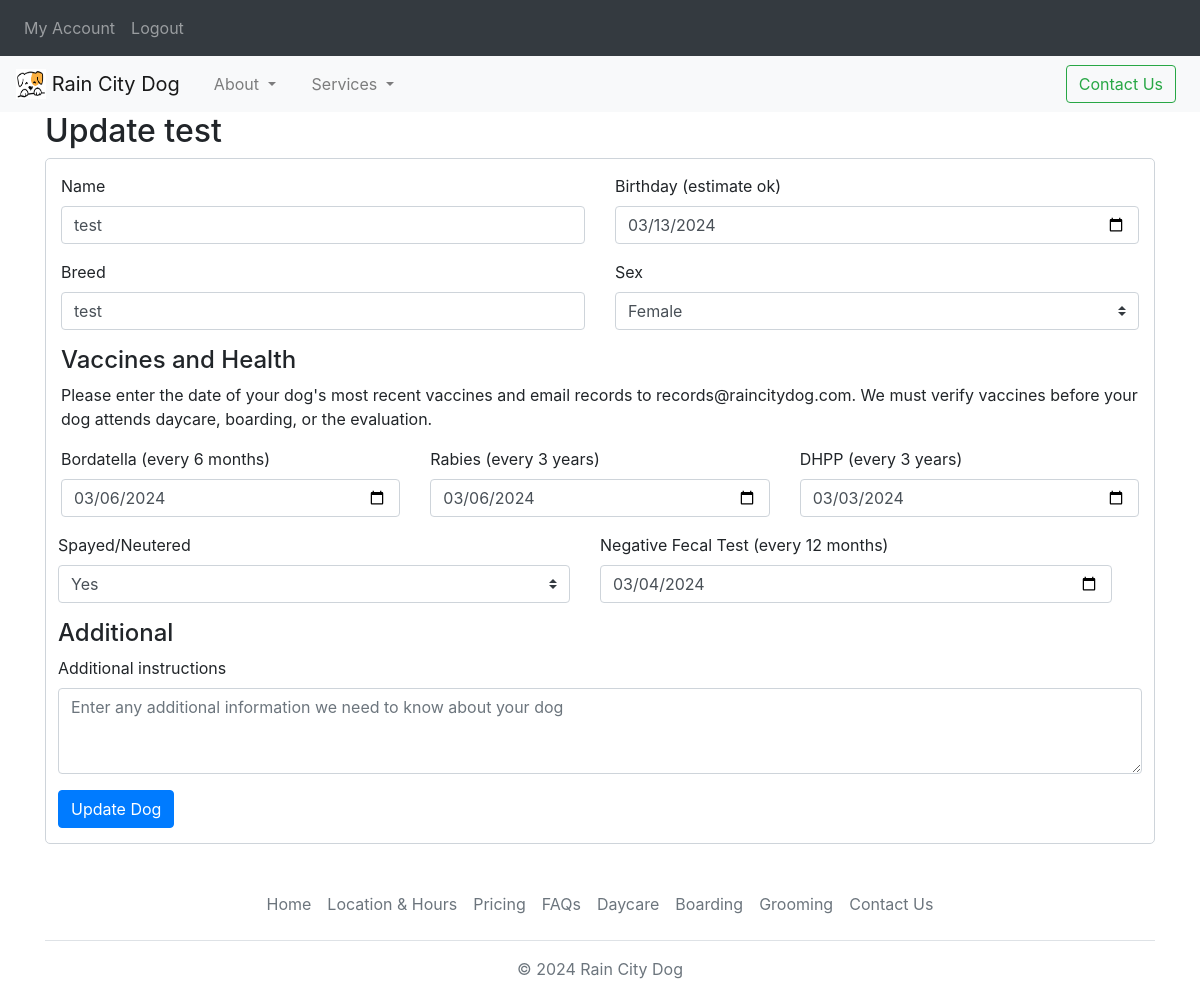
Before: /update-dog/11 (signed in) with the older database file.
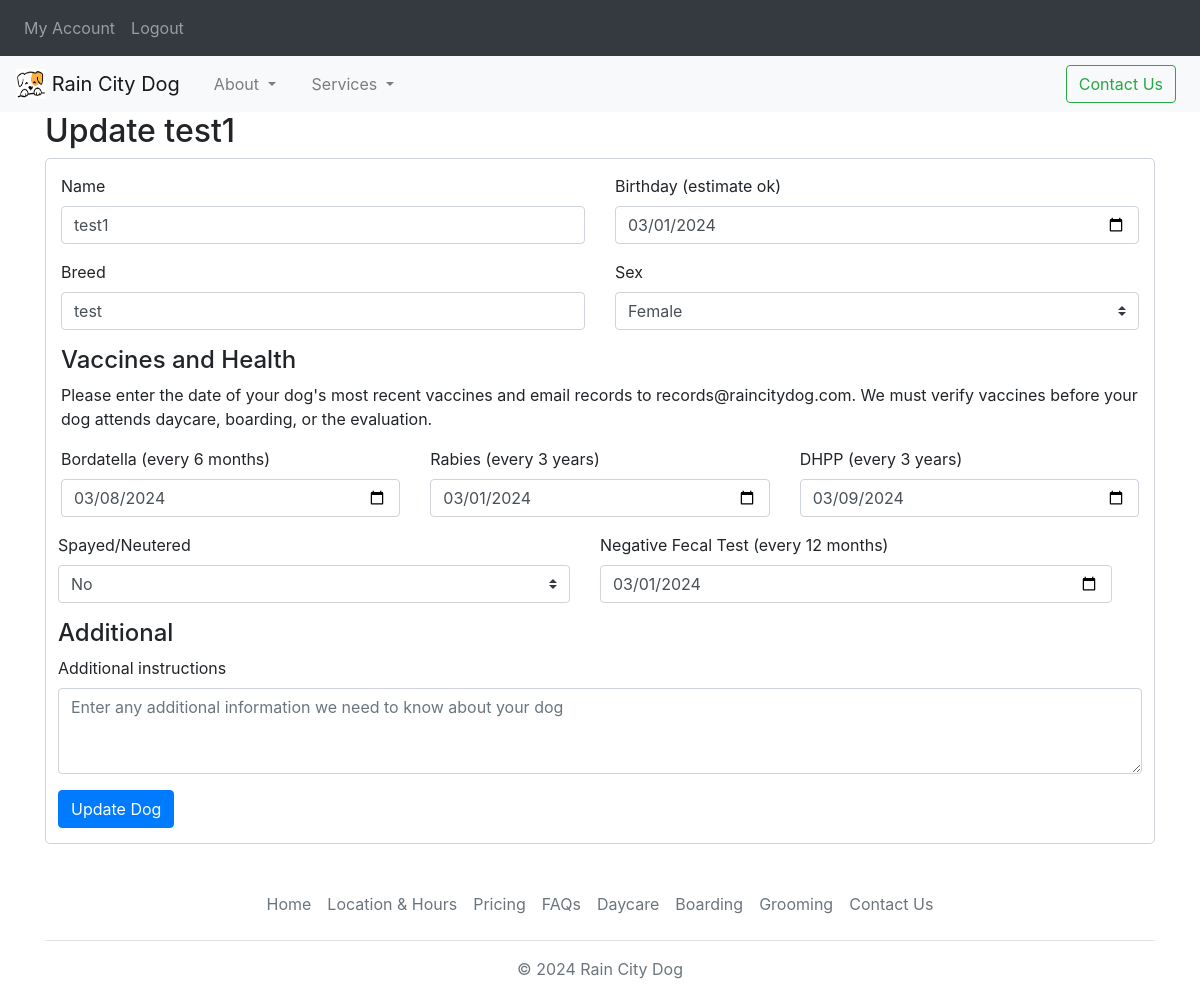
After: the same page with the newer database file.
### website/models.py (models this page shows)
class Dog(db.Model):
    id = db.Column(db.Integer, primary_key=True)
    user_id = db.Column(db.Integer, db.ForeignKey('user.id'))
    name = db.Column(db.String(150))
    birthday = db.Column(db.Date)
    breed = db.Column(db.String(75))
    sex = db.Column(db.String(10))
    bordatella = db.Column(db.Date)
    rabies = db.Column(db.Date)
    dhpp = db.Column(db.Date)
    altered = db.Column(db.String(5))
    fecal_test = db.Column(db.Date)
    notes = db.Column(db.String(10000))

### website/views.py (the view, shortened to what this page needs)
@views.route('/update-dog/<int:dog_id>', methods=['GET', 'POST'])
@login_required
def update_dog(dog_id):
    dog = Dog.query.get_or_404(dog_id)
    return render_template('update_dog.html', dog=dog, user=current_user)

### website/__init__.py (called while the page is built)
def create_app():
    app = Flask(__name__)
    app.config['SECRET_KEY'] = 'sadkljfas asksldl'
    app.config['SQLALCHEMY_DATABASE_URI'] = f'sqlite:///{DB_NAME}'
    db.init_app(app)
    from .views import views
    from .auth import auth
    from .models import User, Dog
    app.register_blueprint(views, url_prefix='/')
    app.register_blueprint(auth, url_prefix='/')
    with app.app_context():
        db.create_all()
    login_manager = LoginManager()
    login_manager.login_view = 'auth.login'
    login_manager.init_app(app)
    @login_manager.user_loader
    def load_user(id):
        return User.query.get(int(id))
    return app

### website/templates/update_dog.html (shortened to what this page needs)
{% extends "base.html" %}
{% block content%}
     <h2>Update {{dog.name}}</h2>
  <form class="form-newdog" method="POST" enctype="multipart/form-data">
    <div class="row">
    <div class="col">
  <div class="form-group">
    <label for="name">Name</label>
    <input type="text" class="form-control" id="name" name="name" placeholder="Enter your dog's name" value="{{ dog.name }}" required>
  </div>
    </div>
    <div class="col">
      <div class="form-group">
    <label for="birthday">Birthday (estimate ok)</label>
    <input type="date" class="form-control" id="birthday" name="birthday" value="{{ dog.birthday }}" required>
  </div>
    </div>
    </div>
      <div class="row">
    <div class="col">
    <div class="form-group">
    <label for="breed">Breed</label>
    <input type="text" class="form-control" id="breed" name="breed" placeholder="Enter your dog's breed" value="{{ dog.breed }}" required>
  </div>
    </div>
    <div class="col">
  <div class="form-group">
    <label for="sex">Sex</label>
       <select class="custom-select" id="sex" name="sex" required>
         <option value="female" {% if dog.sex =="female" %} selected {% endif %}>Female</option>
      </select>
  </div>
    </div>
      </div>
    <h4>Vaccines and Health</h4>
    <p>Please enter the date of your dog's most recent vaccines and email records to records@raincitydog.com. We must verify vaccines before your dog attends daycare, boarding, or the evaluation. </p>
    <div class="row">
    <div class="col">
    <div class="form-group">
    <label for="bordatella">Bordatella (every 6 months)</label>
    <input type="date" class="form-control" id="bordatella" name="bordatella" value="{{ dog.bordatella }}" required>
  </div>
    </div>
    <div class="col">
    <div class="form-group">
    <label for="rabies">Rabies (every 3 years)</label>
    <input type="date" class="form-control" id="rabies" name="rabies" value="{{ dog.rabies }}" required>
  </div>
    </div>
    <div class="col">
    <div class="form-group">
    <label for="dhpp">DHPP (every 3 years)</label>
    <input type="date" class="form-control" id="dhpp" name="dhpp" value="{{ dog.dhpp }}" required>
  </div>
    </div>
    <div class="row">
    <div class="col">
    <div class="form-group">
    <label for="altered">Spayed/Neutered</label>
      <select class="custom-select" id="altered" name="altered" required>
          <option value="true" {% if dog.altered == "true" %} selected {% endif %}>Yes</option>
          <option value="false" {% if dog.altered == "false" %} selected {% endif %}>No</option>
      </select>
    </div>
    </div>
    <div class="col">
     <div class="form-group">
    <label for="fecalTest">Negative Fecal Test (every 12 months)</label>
    <input type="date" class="form-control" id="fecalTest" name="fecalTest" value="{{ dog.fecal_test }}" required>
  </div>
    </div>
    </div>
    <h4>Additional</h4>
    <div class="form-group">
    <label for="notes">Additional instructions</label>
    <textarea class="form-control" id="notes" name="notes" placeholder="Enter any additional information we need to know about your dog" rows="3"></textarea>
  </div>
    <div align="left">
    <button type="submit" class="btn btn-primary">Update Dog</button>
  </div>
    </div>
</form>
{% endblock %}

### website/templates/base.html (shortened to what this page needs)
<!DOCTYPE html>
<html>
  <head>
    <link href="https://cdn.jsdelivr.net/npm/bootstrap@5.3.2/dist/css/bootstrap.min.css"
          rel="stylesheet"
>
      <link rel="stylesheet" href="https://stackpath.bootstrapcdn.com/bootstrap/4.3.1/css/bootstrap.min.css">
    <link rel="stylesheet" href="./static/styles.css" />
    <nav class="navbar navbar-expand-lg navbar-dark bg-dark">
      <div class="collapse navbar-collapse" id="navbar">
        <div class="navbar-nav">
          {% if user.is_authenticated %}
          <a class="nav-item nav-link" id="home" href="/home"><span>My Account</span></a>
          <a class="nav-item nav-link" id="logout" href="/logout">Logout</a>
          {% else %}
          <span><a class="nav-item nav-link" id="signUp" href="/sign-up">New Customer</a></span>
          <span><a class="nav-item nav-link" id="login" href="/login"><span>Login</span></a></span>
          {% endif %}
        </div>
      </div>
    </nav>
  <nav class="navbar navbar-expand-lg navbar-light bg-light">
  <a class="navbar-brand" href="/"> <img src="/static/img/logo2.png" width="30" height="30" class="d-inline-block align-top" alt="logo">
    Rain City Dog</a>
  <div class="collapse navbar-collapse" id="navbarSupportedContent">
    <ul class="navbar-nav mr-auto">
      <li class="nav-item dropdown">
        <a class="nav-link dropdown-toggle" href="#" id="navbarDropdown" role="button" data-toggle="dropdown" aria-haspopup="true" aria-expanded="false">
          About
        </a>
      </li>
      <li class="nav-item dropdown">
        <a class="nav-link dropdown-toggle" href="#" id="navbarDropdown" role="button" data-toggle="dropdown" aria-haspopup="true" aria-expanded="false">
          Services
        </a>
      </li>
    </ul>
    <a href="/contact.html"><span class="btn btn-outline-success me-2"> Contact Us</span></a>
  </div>
</nav>
    <div class="container">{% block content %} {% endblock %}</div>
<div class="container">
  <footer class="py-3 my-4">
    <ul class="nav justify-content-center border-bottom pb-3 mb-3">
      <li class="nav-item"><a href="/" class="nav-link px-2 text-muted">Home</a></li>
      <li class="nav-item"><a href="/location.html" class="nav-link px-2 text-muted">Location & Hours</a></li>
      <li class="nav-item"><a href="/pricing.html" class="nav-link px-2 text-muted">Pricing</a></li>
      <li class="nav-item"><a href="/faq.html" class="nav-link px-2 text-muted">FAQs</a></li>
      <li class="nav-item"><a href="/daycare.html" class="nav-link px-2 text-muted">Daycare</a></li>
      <li class="nav-item"><a href="/boarding.html" class="nav-link px-2 text-muted">Boarding</a></li>
      <li class="nav-item"><a href="/grooming.html" class="nav-link px-2 text-muted">Grooming</a></li>
        <li class="nav-item"><a href="/contact.html" class="nav-link px-2 text-muted">Contact Us</a></li>
    </ul>
    <p class="text-center text-muted">© 2024 Rain City Dog</p>
  </footer>
</div>
  </body>
</html>

### website/static/styles.css (style rules this page uses)
nav { background-color: white; }
nav ul li a { color: #a9a9a9; font-size: 22px; margin: auto 10px; }

Changed rows visible on the page:
changed Dog "test": name "test" → "test1"; birthday "03/13/2024" → "03/01/2024"; bordatella "03/06/2024" → "03/08/2024"; rabies "03/06/2024" → "03/01/2024"; dhpp "03/03/2024" → "03/09/2024"; altered "Yes" → "No"; fecalTest "03/04/2024" → "03/01/2024"
